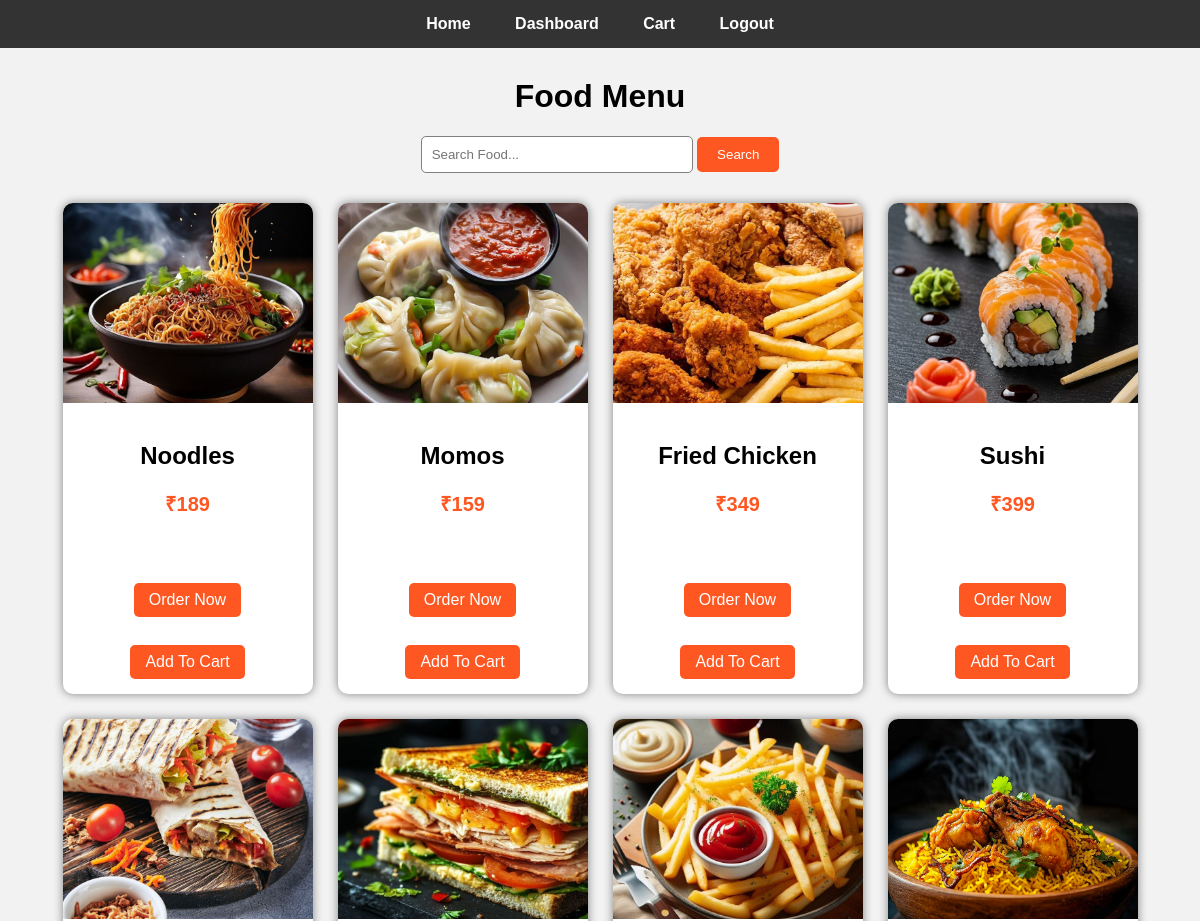
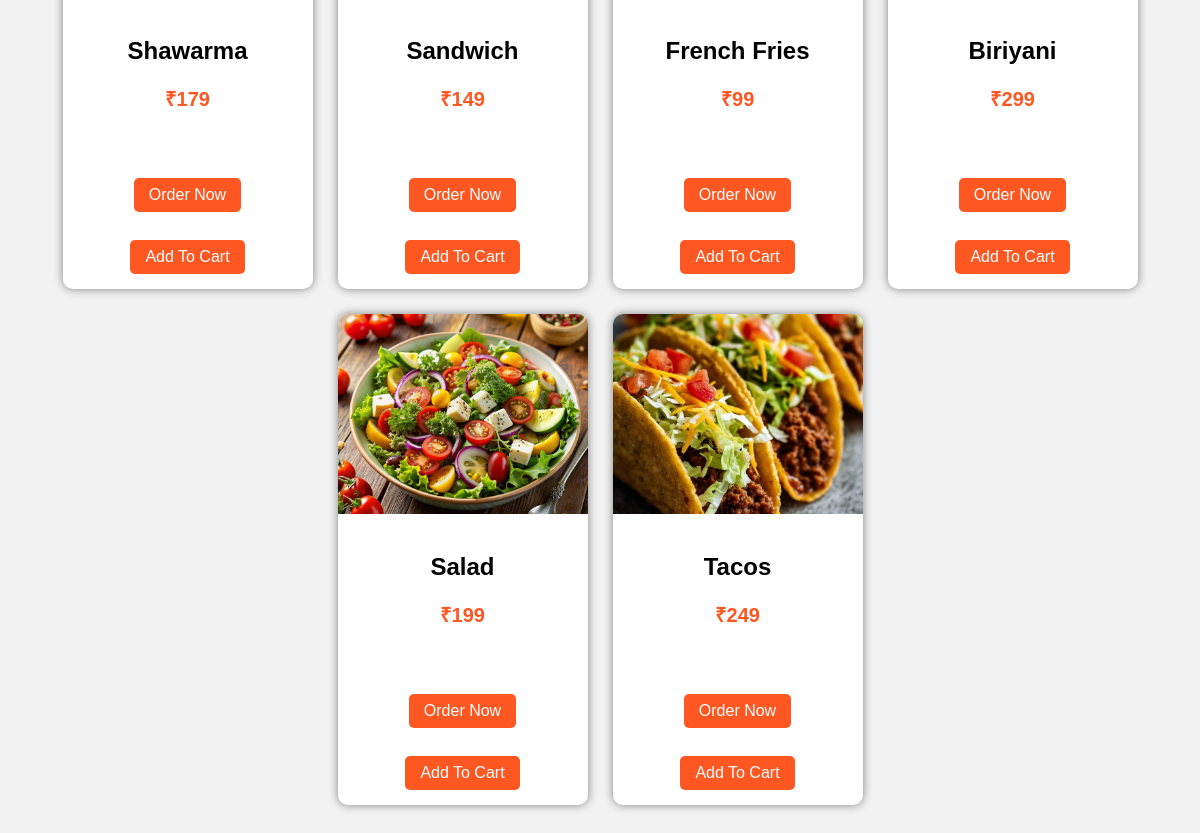
Screenshot of /viewfood with the database file from the repository (2 pictures, top to bottom).
### app.py (models this page shows)
class Food(db.Model):
    id = db.Column(db.Integer, primary_key=True)
    food_name = db.Column(db.String(100))
    price = db.Column(db.String(50))
    image = db.Column(db.String(200))

### app.py (the view)
@app.route('/viewfood')
def viewfood():
    search = request.args.get('search')
    if search:
        foods = Food.query.filter(
            Food.food_name.contains(search)
        ).all()
    else:
        foods = Food.query.all()
    return render_template(
        'viewfood.html',
        foods=foods
    )

### templates/viewfood.html (shortened to what this page needs)
<!DOCTYPE html>
<html>
<head>
</head>
<body>
    <div class="navbar">
        <a href="/">Home</a>
        <a href="/dashboard">Dashboard</a>
        <a href="/cart">Cart</a>
        <a href="/logout">Logout</a>
    </div>
    <h1>Food Menu</h1>
    <div style="text-align:center; margin-top:20px;">
        <form method="GET" action="/viewfood">
            <input type="text"
                   name="search"
                   placeholder="Search Food..."
                   style="
                        padding:10px;
                        width:250px;
                        border-radius:5px;
                        border:1px solid gray;
                   ">
            <button type="submit"
                    style="
                        padding:10px 20px;
                        background:#ff5722;
                        color:white;
                        border:none;
                        border-radius:5px;
                    ">
                Search
            </button>
        </form>
    </div>
    <div class="container">
        {% for food in foods %}
        <div class="card">
            <img src="{{ url_for('static',
            filename='uploads/' + food.image) }}">
            <div class="card-body">
                <h2>{{ food.food_name }}</h2>
                <p class="price">
                    {{ food.price }}
                </p>
                <br><br>
                <a href="/order/{{ food.id }}"
                   class="btn">
                   Order Now
                </a>
                <br><br>
                <a href="/addtocart/{{ food.id }}"
                   class="btn">
                   Add To Cart
                </a>
            </div>
        </div>
        {% endfor %}
    </div>
</body>
</html>

### templates/viewfood.html (style rules this page uses)
body { font-family: Arial; background:#f2f2f2; margin:0; }
.navbar { background:#333; padding:15px; text-align:center; }
.navbar a { color:white; margin:20px; text-decoration:none; font-weight:bold; }
h1 { text-align:center; margin-top:30px; }
.container { width:90%; margin:auto; display:flex; flex-wrap:wrap; justify-content:center; gap:25px; padding:30px; }
.card { width:250px; background:white; border-radius:10px; overflow:hidden; box-shadow:0 0 10px gray; transition:0.3s; }
.card img { width:100%; height:200px; object-fit:cover; }
.card-body { padding:15px; text-align:center; }
.price { color:#ff5722; font-size:20px; font-weight:bold; }
.btn { display:inline-block; margin-top:10px; padding:8px 15px; background:#ff5722; color:white; text-decoration:none; border-radius:5px; }

### rows the page displays
Food: image (picture), food_name "Noodles", price "₹189"
Food: image (picture), food_name "Momos", price "₹159"
Food: image (picture), food_name "Fried Chicken", price "₹349"
Food: image (picture), food_name "Sushi", price "₹399"
Food: image (picture), food_name "Shawarma", price "₹179"
Food: image (picture), food_name "Sandwich", price "₹149"
Food: image (picture), food_name "French Fries", price "₹99"
Food: image (picture), food_name "Biriyani", price "₹299"
Food: image (picture), food_name "Salad", price "₹199"
Food: image (picture), food_name "Tacos", price "₹249"
